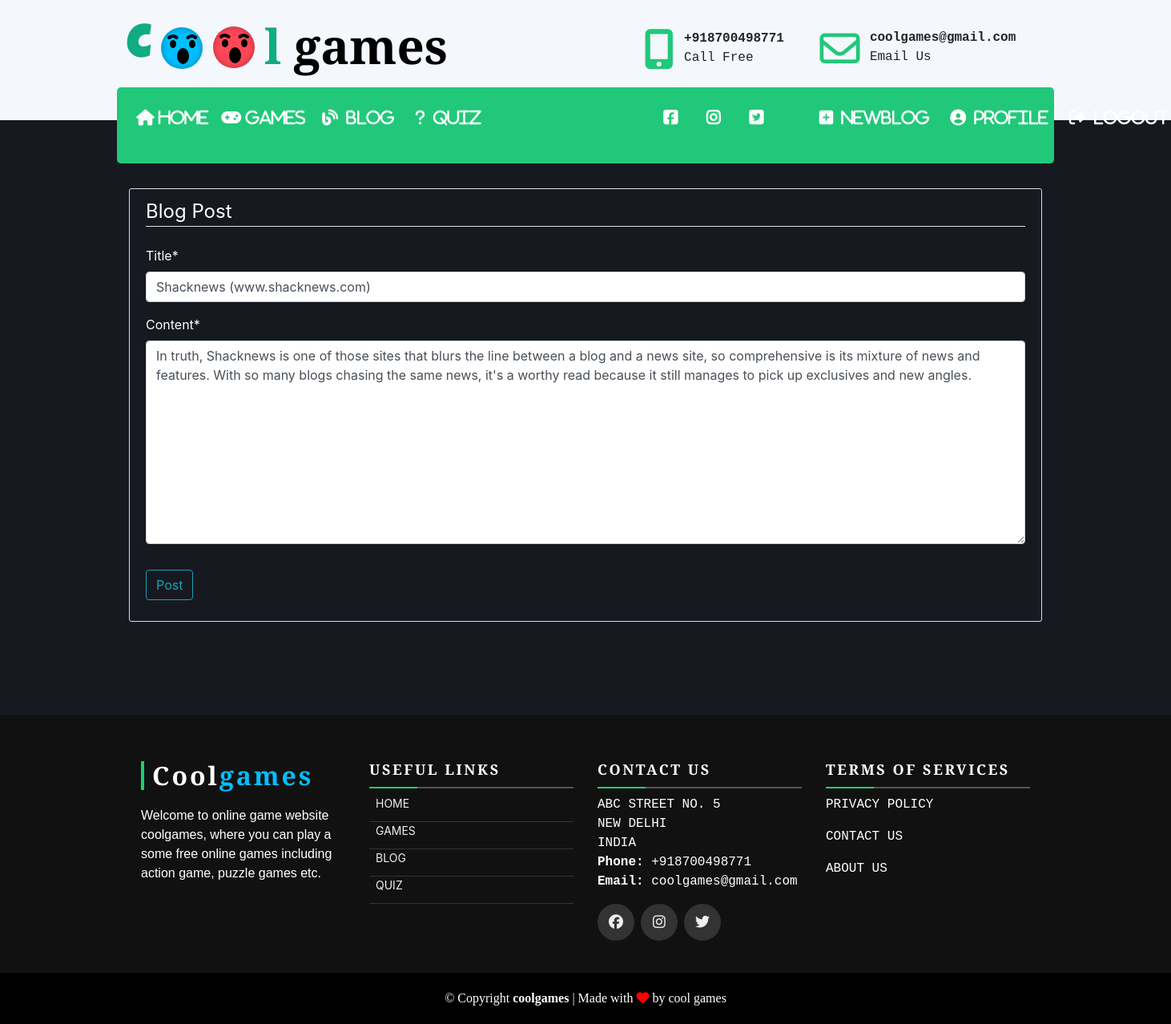
Screenshot of /post/14/update/ (signed in) with the database file from the repository.
### blog/models.py (models this page shows, shortened)
class Blog(models.Model):
    title =  models.CharField(max_length=200)
    content = models.TextField()
    author = models.ForeignKey(User, on_delete=models.CASCADE)

### blog/views.py (the view, shortened to what this page needs)
# urls.py: path('post/<int:pk>/update/', BlogUpdateView.as_view() ,name='blog-update'),
class BlogUpdateView(LoginRequiredMixin ,UserPassesTestMixin , UpdateView):
    model = Blog
    fields = ['title' , 'content']
    def test_func(self):
        blog = self.get_object()
        if self.request.user == blog.author:
            return True
        return False

### blog/Templates/blog/blog_form.html (shortened to what this page needs)
{% extends "blog/base.html" %}
{% load crispy_forms_tags %}
{% block content %}
    <div class="content-section">
        <form method="POST">
            <fieldset class="form-group">
                <legend class="border-bottom mb-4">Blog Post</legend>
                {{ form|crispy }}
            </fieldset>
            <div class="form-group">
                <button class="btn btn-outline-info" type="submit">Post</button>
            </div>
        </form>
    </div>
{% endblock content %}

### blog/static/blog/gc.css (style rules this page uses)
body { margin-top: 0px; background-color:#161920; }
.content-section { color:white; padding: 10px 20px; border: 1px solid #dddddd; border-radius: 3px; margin-bottom: 20px; margin-left:auto; margin-right:auto; }

### rows the page displays
Blog: title "Shacknews (www.shacknews.com)", content "In truth, Shacknews is one of those sites that blurs the line between a blog and a news site, so comprehensive is its mixture of news and features. With so many blogs chasing the same news, it's a worthy read because it still manages to pick up exclusives and new angles."
